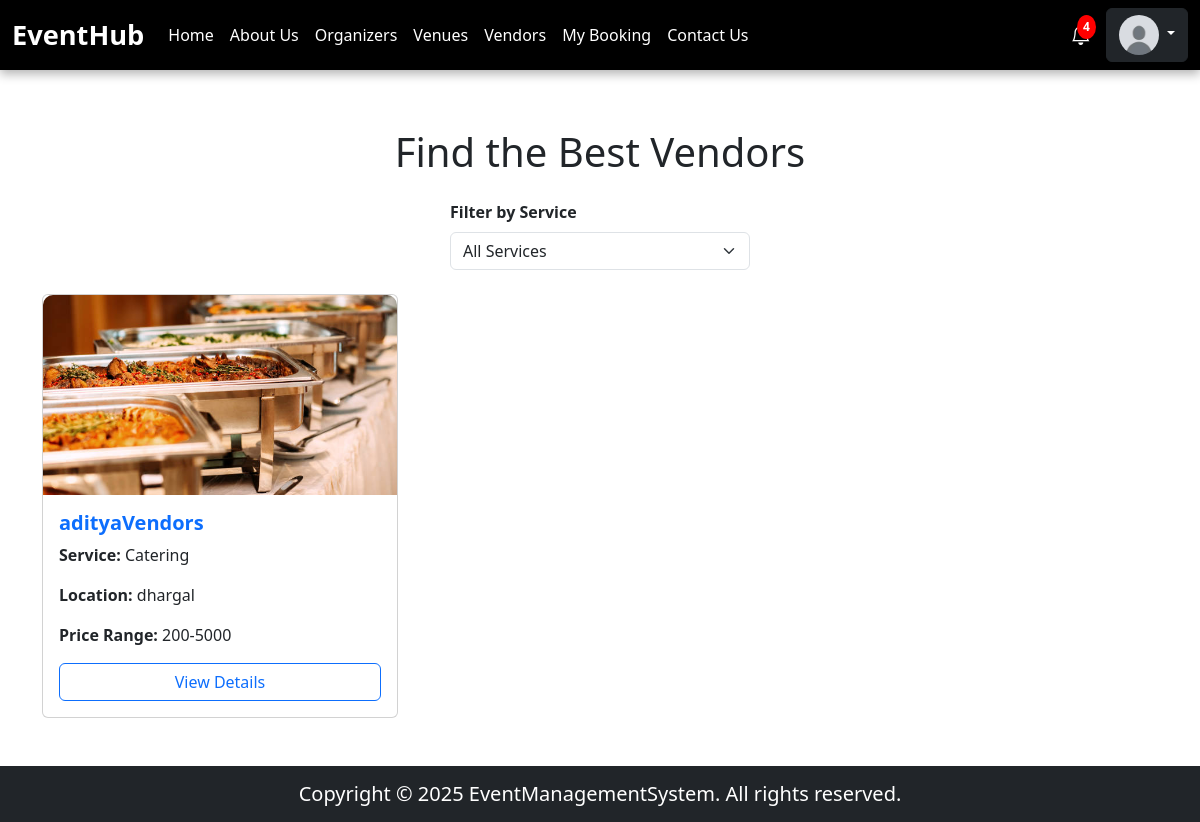
Page /pages/vendors/vendors.php (signed in) on the committed database.
### tables this page shows
CREATE TABLE `users` (
  `id` int(11) NOT NULL,
  `username` varchar(255) NOT NULL,
  `email` varchar(255) NOT NULL,
  `phone` varchar(20) NOT NULL,
  `password` varchar(255) NOT NULL,
  `location` varchar(255) NOT NULL,
  `role` enum('user','organizer','vendor','venue_owner') NOT NULL,
  `profile_picture` varchar(255) DEFAULT NULL,
  `created_at` timestamp NOT NULL DEFAULT current_timestamp()
);

CREATE TABLE `vendor_photos` (
  `id` int(11) NOT NULL,
  `vendor_id` int(11) NOT NULL,
  `photo_url` varchar(255) NOT NULL,
  `uploaded_at` timestamp NOT NULL DEFAULT current_timestamp()
);

CREATE TABLE `vendors` (
  `id` int(11) NOT NULL,
  `user_id` int(11) NOT NULL,
  `business_name` varchar(255) NOT NULL,
  `description` text DEFAULT NULL,
  `service` enum('catering','photography','decorator','anchor','dj','karaoke') NOT NULL,
  `website` varchar(255) DEFAULT NULL,
  `instagram` varchar(255) DEFAULT NULL,
  `service_locations` text DEFAULT NULL,
  `price_range` varchar(255) DEFAULT NULL
);

### pages/vendors/vendors.php (the view, shortened to what this page needs)
<?php
include "../../database/databaseConnection.php";
?>
<!DOCTYPE html>
<html lang="en">
<head>
    <link rel="stylesheet" href="https://cdn.jsdelivr.net/npm/bootstrap@5.3.0/dist/css/bootstrap.min.css">
    <link rel="stylesheet" href="../../public/styles/style.css">
</head>
<body class="d-flex flex-column min-vh-100">
    <?php include("../../components/header.php") ?>
    <div class="container my-5">
        <h1 class="text-center mb-4">Find the Best Vendors</h1>
        <div class="filter-container mb-4">
            <label for="serviceFilter" class="form-label fw-bold">Filter by Service</label>
            <select id="serviceFilter" class="form-select">
                <option value="" selected>All Services</option>
            </select>
        </div>
        <div class="row row-cols-1 row-cols-md-2 row-cols-lg-3 g-4" id="vendorCards">
            <?php
            $query = "SELECT v.*, vp.photo_url
                      FROM vendors v
                      LEFT JOIN vendor_photos vp
                      ON vp.id = (SELECT id FROM vendor_photos WHERE vendor_id = v.id ORDER BY uploaded_at DESC LIMIT 1)";
            $result = $conn->query($query);
            while ($vendor = $result->fetch_assoc()) {
                $photoUrl = !empty($vendor['photo_url']) ? "../../" . $vendor['photo_url'] : "https://via.placeholder.com/300x200?text=No+Image+Available";
            ?>
                <div class="col vendorCard" data-service="<?php echo $vendor['service']; ?>">
                    <div class="card vendor-card">
                        <img src="<?php echo $photoUrl; ?>" class="card-img-top" alt="Vendor Image">
                        <div class="card-body">
                            <h5 class="card-title text-primary fw-bold"><?php echo $vendor['business_name']; ?></h5>
                            <p class="card-text"><strong>Service:</strong> <?php echo ucfirst($vendor['service']); ?></p>
                            <p class="card-text"><strong>Location:</strong> <?php echo $vendor['service_locations']; ?></p>
                            <p class="card-text"><strong>Price Range:</strong> <?php echo $vendor['price_range']; ?></p>
                            <a href="./vendorDetails.php?vendorId=<?php echo $vendor['id'] ?>" class="btn btn-outline-primary w-100">View Details</a>
                        </div>
                    </div>
                </div>
            <?php } ?>
        </div>
    </div>
    <?php include("../../components/footer.php") ?>
</body>
</html>

### components/header.php (shortened to what this page needs)
<?php
include(__DIR__ . "/../database/databaseConnection.php");
$profilePic = "/EventManagementSystem/uploads/profilePics/default.png";
$unreadNotifications = 0;
if (isset($_SESSION['user_id'])) {
    $user_id = $_SESSION['user_id'];
    $query = "SELECT profile_picture, role FROM users WHERE id = ?";
    $stmt = mysqli_prepare($conn, $query);
    mysqli_stmt_bind_param($stmt, "i", $user_id);
    mysqli_stmt_execute($stmt);
    $result = mysqli_stmt_get_result($stmt);
    if ($row = mysqli_fetch_assoc($result)) {
        if (!empty($row['profile_picture'])) {
            $profilePic = $row['profile_picture'];
        }
    }
    $notifQuery = "SELECT COUNT(*) AS unread_count FROM notifications WHERE user_id = ? AND status = 'unread'";
    $notifStmt = mysqli_prepare($conn, $notifQuery);
    mysqli_stmt_bind_param($notifStmt, "i", $user_id);
    mysqli_stmt_execute($notifStmt);
    $notifResult = mysqli_stmt_get_result($notifStmt);
    if ($notifRow = mysqli_fetch_assoc($notifResult)) {
        $unreadNotifications = $notifRow['unread_count'];
    }
}
?>
<!DOCTYPE html>
<html lang="en">
<head>
    <link href="https://cdn.jsdelivr.net/npm/bootstrap@5.3.0/dist/css/bootstrap.min.css" rel="stylesheet">
    <link rel="stylesheet" href="https://cdn.jsdelivr.net/npm/bootstrap-icons/font/bootstrap-icons.css">
</head>
<body>
<nav class="navbar navbar-expand-lg navbar-dark">
    <div class="container-fluid">
        <a class="navbar-brand" href="/EventManagementSystem/">EventHub</a>
        <div class="collapse navbar-collapse" id="navbarNav">
            <ul class="navbar-nav me-auto">
                <li class="nav-item"><a class="nav-link" href="/EventManagementSystem/">Home</a></li>
                <li class="nav-item"><a class="nav-link" href="/EventManagementSystem/pages/aboutus.php">About Us</a></li>
                <li class="nav-item"><a class="nav-link" href="/EventManagementSystem/pages/organizers/organizers.php">Organizers</a></li>
                <li class="nav-item"><a class="nav-link" href="/EventManagementSystem/pages/venue/venues.php">Venues</a></li>
                <li class="nav-item"><a class="nav-link" href="/EventManagementSystem/pages/vendors/vendors.php">Vendors</a></li>
                <?php if (isset($_SESSION['user_id'])){ ?>
                    <li class="nav-item"><a class="nav-link" href="/EventManagementSystem/pages/myBooking.php">My Booking</a></li>
                <?php } ?>
                <li class="nav-item"><a class="nav-link" href="/EventManagementSystem/pages/contactUs.php">Contact Us</a></li>
            </ul>
            <?php if (!isset($_SESSION['user_id'])): ?>
                <div class="d-flex">
                    <a href="/EventManagementSystem/pages/login.php" class="btn btn-outline-light me-2">Login</a>
                    <a href="/EventManagementSystem/pages/register.php" class="btn btn-warning">Register</a>
                </div>
            <?php else: ?>
                <div class="d-flex align-items-center">
                    <a href="/EventManagementSystem/pages/notifications.php" class="notification-icon">
                        <?php if ($unreadNotifications > 0): ?>
                            <span class="notif-badge"><?php echo $unreadNotifications; ?></span>
                        <?php endif; ?>
                    </a>
                    <div class="dropdown">
                        <button class="btn btn-dark dropdown-toggle" type="button" data-bs-toggle="dropdown" aria-expanded="false">
                            <img src="<?php echo htmlspecialchars($profilePic, ENT_QUOTES, 'UTF-8'); ?>" alt="Profile Picture" class="profile-pic">
                        </button>
                    </div>
                </div>
            <?php endif; ?>
        </div>
    </div>
</nav>
</body>
</html>

### public/styles/style.css (style rules this page uses)
html, body { height: 100%; display: flex; flex-direction: column; }
.card img { height: 200px; object-fit: cover; border-top-left-radius: 10px; border-top-right-radius: 10px; }

### pages/vendors/vendors.php (style rules this page uses)
.vendor-card { border-radius: 12px; overflow: hidden; transition: transform 0.3s ease-in-out, box-shadow 0.3s ease-in-out; }
.vendor-card img { height: 200px; object-fit: cover; width: 100%; }
.card-body { padding: 20px; }
.filter-container { max-width: 300px; margin: auto; }

### components/header.php (style rules this page uses)
.navbar { position: fixed; top: 0; width: 100%; z-index: 1000; background: #000; box-shadow: 0 4px 10px rgba(0, 0, 0, 0.3); }
.navbar-brand { font-size: 1.7rem; font-weight: bold; color: white; }
.navbar-nav .nav-link { color: white; }
.profile-pic { width: 40px; height: 40px; border-radius: 50%; }
.notification-icon { position: relative; display: inline-block; color: white; font-size: 20px; margin-right: 15px; cursor: pointer; }
.notif-badge { position: absolute; top: -5px; right: -5px; background: red; color: white; font-size: 12px; font-weight: bold; border-radius: 50%; padding: 3px 6px; }

### rows in the picture
users: profile_picture (placeholder picture)
vendor_photos: photo_url (picture), vendor.business_name "adityaVendors", vendor.service "Catering", vendor.service_locations "dhargal", vendor.price_range "200-5000"

### other values in the picture
$unreadNotifications "4"
